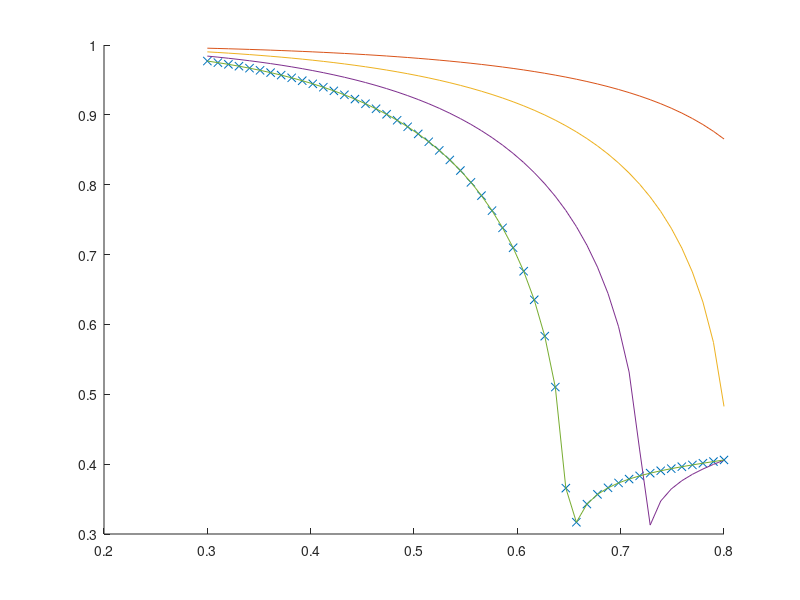
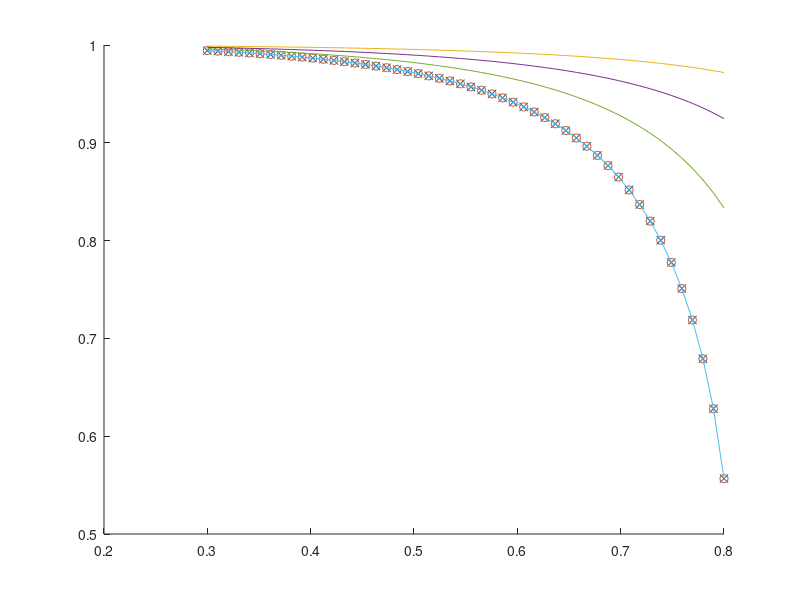
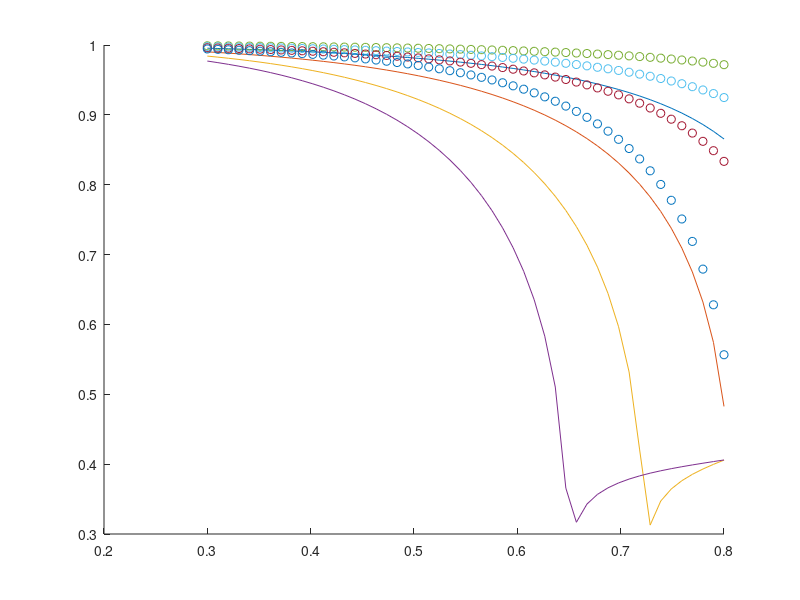

Write the MATLAB code that produced these figures, in order.
% Fcoef Test 
close all
clear 

% TcIn = 20;
% TcOut = 30;
% ThIn = 60;
% ThOut = 55;
% 
% T1 = TcIn;
% T2 = TcOut;
% t1 = ThIn;
% t2 = ThOut;

% R = (T1 - T2)/(t2-t1);
% P = (t2 - t1)/(T1 - t1);
R1 = 0.8;
R = linspace(0.2,0.8,4);
P = linspace(0.3,0.8,50);

F1 = ((R1^2+1)^0.5).*log((1-P)./(1-R1*P))./((R1-1).*log(((1-P)+(1-R1*P)+P.*((R1^2+1)^0.5))./((1-P)+(1-R1*P)-P.*((R1^2+1).^0.5))));

F = zeros(length(R),length(P));

for r = 1:length(R)
    F(r,:) = ((R(r)^2+1)^0.5).*log((1-P)./(1-R(r)*P))./((R(r)-1).*log(((1-P)+(1-R(r)*P)+P.*((R(r)^2+1)^0.5))./((1-P)+(1-R(r)*P)-P.*((R(r)^2+1).^0.5))));
end

figure
hold on 
plot(P,F1,'x')
plot(P,F)
% hold off

n = 2; %shell pass
R = 0.8;
P = linspace(0.3,0.8,50);

S = ((R^2+1)^0.5)/(R-1);
W = ((1-P*R)./(1-P)).^(1/n);

F2vec = S*log(W)./log((1+W-S+S*W)./(1+W+S-S*W));
F3vec = ((R^2+1)^0.5)/(R-1)*log(((1-P*R)./(1-P)).^(1/n))./...
    log((1+((1-P*R)./(1-P)).^(1/n)-((R^2+1)^0.5)/(R-1)+((R^2+1)^0.5)/(R-1)*((1-P*R)./(1-P)).^(1/n))./...
    (1+((1-P*R)./(1-P)).^(1/n)+((R^2+1)^0.5)/(R-1)-((R^2+1)^0.5)/(R-1)*((1-P*R)./(1-P)).^(1/n)));

R = linspace(0.2,0.8,4);
F4 = zeros(length(R),length(P));

for r = 1:length(R)
    F4(r,:) = ((R(r)^2+1)^0.5)/(R(r)-1)*log(((1-P*R(r))./(1-P)).^(1/n))./...
    log((1+((1-P*R(r))./(1-P)).^(1/n)-((R(r)^2+1)^0.5)/(R(r)-1)+((R(r)^2+1)^0.5)/(R(r)-1)*((1-P*R(r))./(1-P)).^(1/n))./...
    (1+((1-P*R(r))./(1-P)).^(1/n)+((R(r)^2+1)^0.5)/(R(r)-1)-((R(r)^2+1)^0.5)/(R(r)-1)*((1-P*R(r))./(1-P)).^(1/n)));
end

figure 
hold on 
plot(P,F2vec,'x')
plot(P,F3vec,'o')
plot(P,F4)
hold off

figure
hold on
plot(P,F)
plot(P,F4,'o')
hold off
